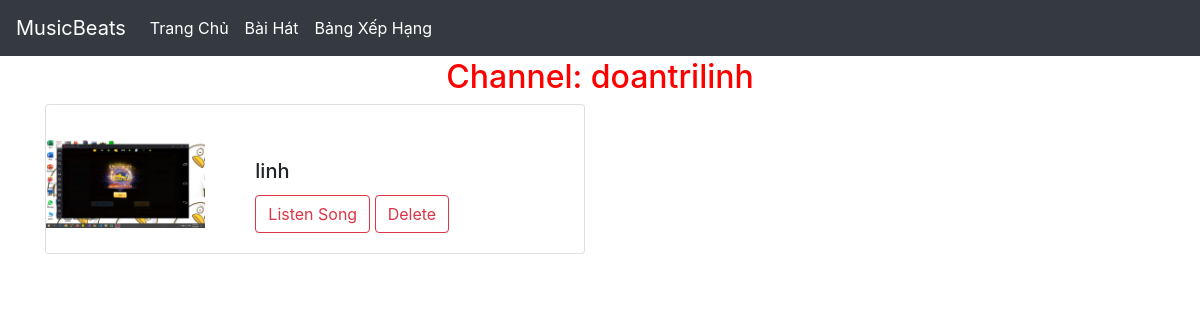
Page /c/doantrilinh on the committed database.
### musicbeats/models.py (models this page shows, shortened)
class Channel(models.Model):
    channel_id = models.AutoField(primary_key=True)
    name = models.CharField(max_length=1000)
    music = models.CharField(max_length=1000)

class Song_channel(models.Model):
    song_id = models.AutoField(primary_key=True)
    name = models.CharField(max_length=200)
    singer = models.CharField(max_length=200)
    image = models.ImageField(upload_to='images')
    song = models.FileField(upload_to='images')

### musicbeats/views.py (the view)
# urls.py: path('c/<str:channel>',views.channel,name="channel"),
def channel(request,channel):
    chan = Channel.objects.filter(name=channel).first()
    video_ids = str(chan.music).split(" ")[1:]
    preserved = Case(*[When(pk=pk, then=pos) for pos, pk in enumerate(video_ids)])
    song = Song_channel.objects.filter(song_id__in=video_ids).order_by(preserved)
    return render(request,'musicbeats/channel.html',{'channel':chan,'song_channel':song})

### musicbeats/templates/musicbeats/channel.html (shortened to what this page needs)
<head>
    <link rel="stylesheet" href="https://stackpath.bootstrapcdn.com/bootstrap/4.3.1/css/bootstrap.min.css"
>
  </head>
  <nav class="navbar navbar-expand-lg navbar-dark  bg-dark"  >
    <a class="navbar-brand" href="/">MusicBeats</a>
    <div class="collapse navbar-collapse" id="navbarSupportedContent">
      <ul class="navbar-nav mr-auto">
        <li class="nav-item active" >
          <a class="nav-link" href="/"> Trang Chủ <span class="sr-only">(current)</span></a>
        </li>
        <li class="nav-item active">
          <a class="nav-link" href="/songs/">Bài Hát</a>
        </li>
        <li class="nav-item active">
          <a class="nav-link" href="/rank/">Bảng Xếp Hạng</a>
        </li>
        </ul>
        </div>
   </nav>
{% block body %}
    <h2 style="text-align: center; padding-top: 2; color: red ;"> Channel: {{ channel.name }} </h2>
<body>
<div class="container">
    {% for i in song_channel  %}
    <div class="card mb-3" style="max-width: 540px; padding-top: 3%;">
        <div class="row g-0">
            <div class="col-md-4">
                <img src="{{ i.image.url }}" class="img-fluid rounded-start" alt="...">
            </div>
            <div class="col-md-8">
                <div class="card-body">
                    <h5 class="card-title">{{ i.name }}</h5>
                    <a href="/song_channel/{{ i.song_id }}"><button class="btn btn-outline-danger">Listen Song </button></a>
                <a href="/delete_channel/{{ i.song_id }}"><button class="btn btn-outline-danger">Delete
                </button></a>
            </div>
        </div>
    </div>
    {% endfor %}
</div>
{% endblock %}
</body>

### musicbeats/templates/musicbeats/channel.html (style rules this page uses)
body { background-image: url(https://tenovi.net/public/upload/images/2017/11/30/thay-ao-desktop-voi-bo-137-anh-nen-don-gian-va-ngo-nghinh_2_18.png); }

### rows in the picture
Channel: name "doantrilinh"
Song_channel: image (picture), name "linh"
